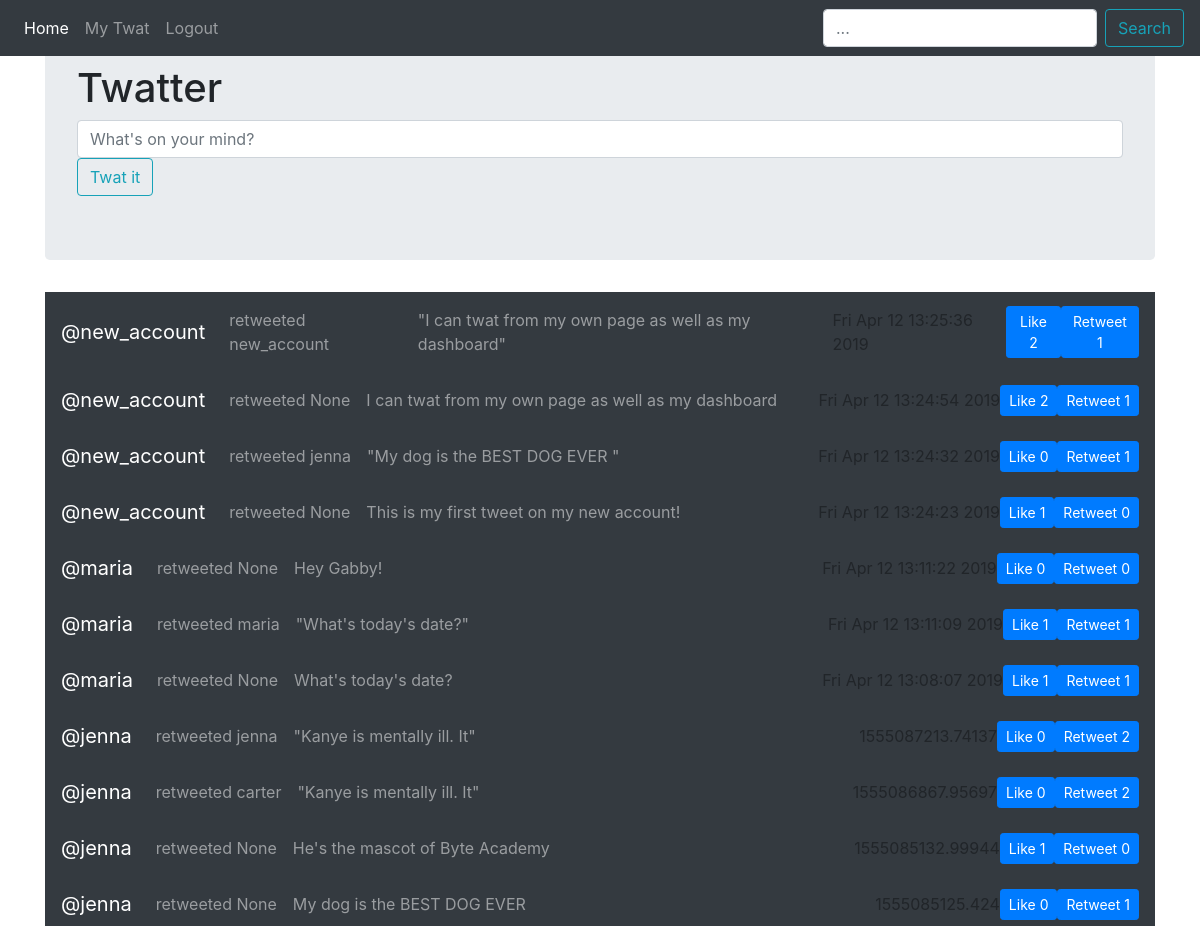
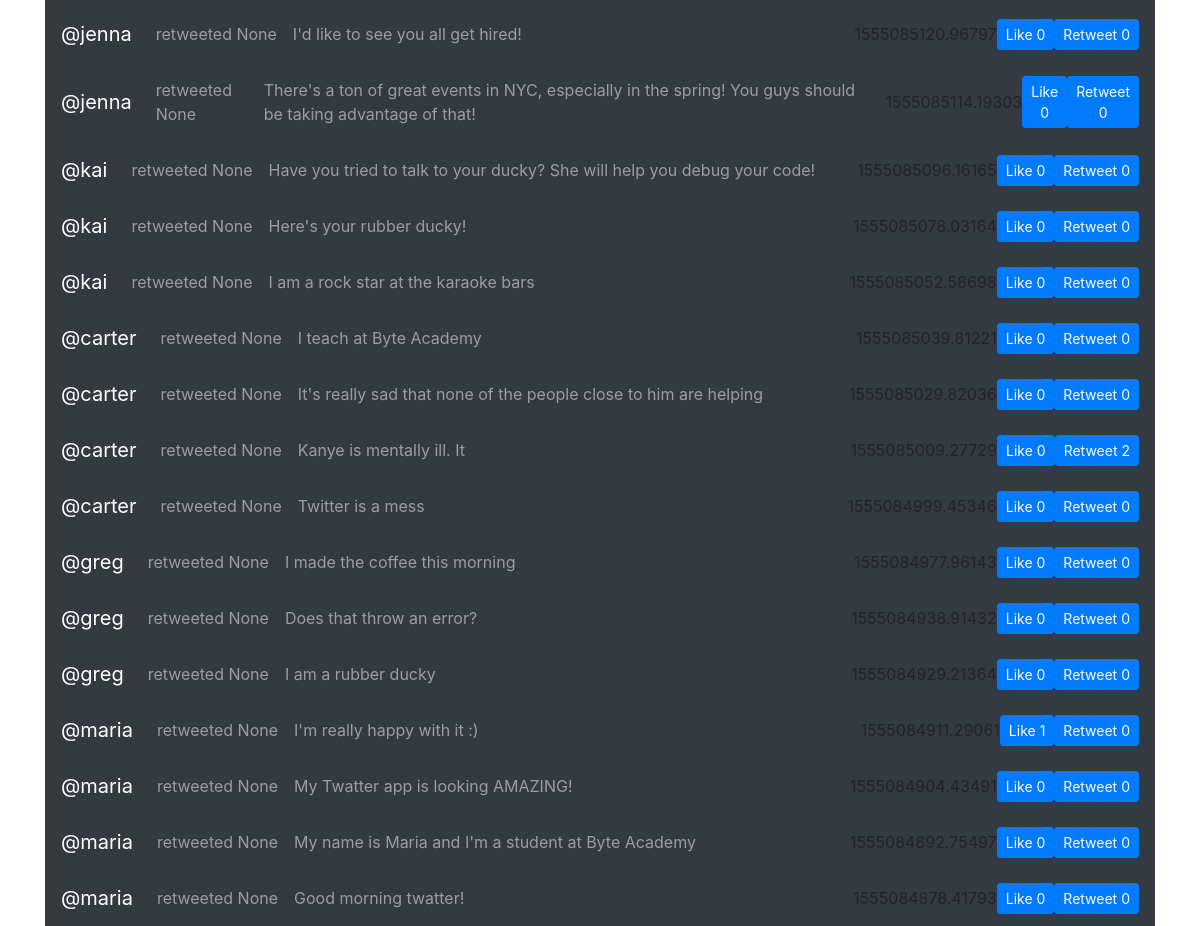
/dashboard, run on the app's committed database (2 pictures, top to bottom).
### tables this page shows
CREATE TABLE tweets(
    tweet_id INTEGER PRIMARY KEY,
    username VARCHAR,
    tweet VARCHAR,
    retweeted_from VARCHAR, 
    original_tweet_id INTEGER,
    original_poster INTEGER,
    time VARCHAR,
    likes INTEGER DEFAULT '0',
    retweets INTEGER DEFAULT '0',
    FOREIGN KEY (username) REFERENCES users(username)
    FOREIGN KEY (retweeted_from) REFERENCES users(username)
    FOREIGN KEY (original_poster) REFERENCES users(username)
    );

### run/src/controllers/private.py (the view, shortened to what this page needs)
@controller.route('/dashboard', methods=['GET','POST'])
def dashboard():
    t = Tweets()
    alltweets = t.alltweets()
    if request.method == 'GET':
        return render_template('dashboard.html', alltweets=alltweets)

### run/src/mappers/mapper.py (called while the page is built)
    def __enter__(self):
        return self

    def __exit__(self,type,value,traceback):
        if self.connection:
            if self.cursor:
                self.connection.commit()
                self.cursor.close()
            self.connection.close()

### run/src/models/model.py (called while the page is built)
    def alltweets(self):
        with Database() as db:
            db.cursor.execute('''SELECT * FROM tweets ORDER BY time DESC;''')
            alltweets = db.cursor.fetchall()
            return alltweets

### run/src/templates/dashboard.html (shortened to what this page needs)
<!doctype html>
<html lang="en">
  <head>
<link href="https://getbootstrap.com/docs/4.3/dist/css/bootstrap.min.css" rel="stylesheet">
    <link href="https://getbootstrap.com/docs/4.3/examples/navbar-fixed/navbar-top-fixed.css" rel="stylesheet">
  </head>
  <body>
    <nav class="navbar navbar-expand-md navbar-dark fixed-top bg-dark">
  <div class="collapse navbar-collapse" id="navbarCollapse">
    <ul class="navbar-nav mr-auto">
      <li class="nav-item active">
        <a class="nav-link" href="/dashboard">Home <span class="sr-only">(current)</span></a>
      </li>
      <li class="nav-item">
        <a class="nav-link" href="/user">My Twat</a>
      </li>
      <li class="nav-item">
        <a class="nav-link" href="/logout">Logout</a>
      </li>
    </ul>
    <form class="form-inline mt-2 mt-md-0">
      <input class="form-control mr-sm-2" type="text" placeholder="..." aria-label="Search">
      <button class="btn btn-outline-info my-2 my-sm-0" type="submit">Search</button>
    </form>
  </div>
</nav>
<div>
<main role="main" class="container">
  <div class="jumbotron">
    <h1>Twatter</h1>
            <form action="/dashboard" method="post">
                <input class="form-control mr-lg-2" name="tweet" placeholder="What's on your mind? {{ length }}" required autofocus>
                <button class="btn btn-outline-info mr-lg-2" type="submit">Twat it</button>
           </form>
           </div>
    {% for tweet in alltweets %}
    <link href="https://getbootstrap.com/docs/4.3/examples/navbars/navbar.css" rel="stylesheet">
  </head>
  <body>
<nav class="navbar navbar-expand-sm navbar-dark bg-dark">
  <a class="navbar-brand" href="/{{ tweet[1] }}">@{{ tweet[1] }}</a>
  <div class="collapse navbar-collapse" id="navbarsExample03">
    <ul class="navbar-nav mr-auto">
        {% if tweet[2] %}
      <a class="nav-link" href="/{{ tweet[3] }}"> retweeted {{ tweet [3] }}<span class="sr-only">(current)</span></a>
      {% endif %}
        <a class="nav-link" href="/{{ tweet[0] }}">{{ tweet[2] }} <span class="sr-only">(current)</span></a>
      </ul>
      <div>{{ tweet[6] }}</div>
      <form action="/dashboard" method="post">
      <div><button name="like" value="{{ tweet [0]}}" class="btn btn-sm btn-primary btn-block" type="submit">Like {{ tweet[7] }}</button></div>
    </form>
    <form action="/dashboard" method="post">
      <div><button name="retweet" value="{{ tweet[0] }}" class="btn btn-sm btn-primary btn-block" type="submit">Retweet {{ tweet[8] }}</button></div>
    </form>
  </div>
</nav>
     </html>
    {% endfor %}
      </body>
</html>

### data on the page
tweets: username "new_account", retweeted_from "new_account", tweet "\"I can twat from my own page as well as my dashboard\"", time "Fri Apr 12 13:25:36 2019", {{ tweet [0] }} 27 (drawn), likes "2", {{ tweet[0] }} 27 (drawn), retweets "1"
tweets: username "new_account", tweet "None", tweet "I can twat from my own page as well as my dashboard", time "Fri Apr 12 13:24:54 2019", {{ tweet [0] }} 26 (drawn), likes "2", {{ tweet[0] }} 26 (drawn), retweets "1"
tweets: username "new_account", retweeted_from "jenna", tweet "\"My dog is the BEST DOG EVER \"", time "Fri Apr 12 13:24:32 2019", {{ tweet [0] }} 25 (drawn), likes "0", {{ tweet[0] }} 25 (drawn), retweets "1"
tweets: username "new_account", tweet "None", tweet "This is my first tweet on my new account!", time "Fri Apr 12 13:24:23 2019", {{ tweet [0] }} 24 (drawn), likes "1", {{ tweet[0] }} 24 (drawn), retweets "0"
tweets: username "maria", tweet "None", tweet "Hey Gabby!", time "Fri Apr 12 13:11:22 2019", {{ tweet [0] }} 23 (drawn), likes "0", {{ tweet[0] }} 23 (drawn), retweets "0"
tweets: username "maria", retweeted_from "maria", tweet "\"What's today's date?\"", time "Fri Apr 12 13:11:09 2019", {{ tweet [0] }} 22 (drawn), likes "1", {{ tweet[0] }} 22 (drawn), retweets "1"
tweets: username "maria", tweet "None", tweet "What's today's date?", time "Fri Apr 12 13:08:07 2019", {{ tweet [0] }} 21 (drawn), likes "1", {{ tweet[0] }} 21 (drawn), retweets "1"
tweets: username "jenna", retweeted_from "jenna", tweet "\"Kanye is mentally ill. It\"", time "1555087213.74137", {{ tweet [0] }} 20 (drawn), likes "0", {{ tweet[0] }} 20 (drawn), retweets "2"
tweets: username "jenna", retweeted_from "carter", tweet "\"Kanye is mentally ill. It\"", time "1555086867.95697", {{ tweet [0] }} 19 (drawn), likes "0", {{ tweet[0] }} 19 (drawn), retweets "2"
tweets: username "jenna", tweet "None", tweet "He's the mascot of Byte Academy", time "1555085132.99944", {{ tweet [0] }} 18 (drawn), likes "1", {{ tweet[0] }} 18 (drawn), retweets "0"
tweets: username "jenna", tweet "None", tweet "My dog is the BEST DOG EVER", time "1555085125.424", {{ tweet [0] }} 17 (drawn), likes "0", {{ tweet[0] }} 17 (drawn), retweets "1"
tweets: username "jenna", tweet "None", tweet "I'd like to see you all get hired!", time "1555085120.96797", {{ tweet [0] }} 16 (drawn), likes "0", {{ tweet[0] }} 16 (drawn), retweets "0"
tweets: username "jenna", tweet "None", tweet "There's a ton of great events in NYC, especially in the spring! You guys should be taking advantage of that!", time "1555085114.19303", {{ tweet [0] }} 15 (drawn), likes "0", {{ tweet[0] }} 15 (drawn), retweets "0"
tweets: username "kai", tweet "None", tweet "Have you tried to talk to your ducky? She will help you debug your code!", time "1555085096.16165", {{ tweet [0] }} 14 (drawn), likes "0", {{ tweet[0] }} 14 (drawn), retweets "0"
tweets: username "kai", tweet "None", tweet "Here's your rubber ducky!", time "1555085078.03164", {{ tweet [0] }} 13 (drawn), likes "0", {{ tweet[0] }} 13 (drawn), retweets "0"
tweets: username "kai", tweet "None", tweet "I am a rock star at the karaoke bars", time "1555085052.58698", {{ tweet [0] }} 12 (drawn), likes "0", {{ tweet[0] }} 12 (drawn), retweets "0"
tweets: username "carter", tweet "None", tweet "I teach at Byte Academy", time "1555085039.81221", {{ tweet [0] }} 11 (drawn), likes "0", {{ tweet[0] }} 11 (drawn), retweets "0"
tweets: username "carter", tweet "None", tweet "It's really sad that none of the people close to him are helping", time "1555085029.82036", {{ tweet [0] }} 10 (drawn), likes "0", {{ tweet[0] }} 10 (drawn), retweets "0"
tweets: username "carter", tweet "None", tweet "Kanye is mentally ill. It", time "1555085009.27729", {{ tweet [0] }} 9 (drawn), likes "0", {{ tweet[0] }} 9 (drawn), retweets "2"
tweets: username "carter", tweet "None", tweet "Twitter is a mess", time "1555084999.45346", {{ tweet [0] }} 8 (drawn), likes "0", {{ tweet[0] }} 8 (drawn), retweets "0"
tweets: username "greg", tweet "None", tweet "I made the coffee this morning", time "1555084977.96143", {{ tweet [0] }} 7 (drawn), likes "0", {{ tweet[0] }} 7 (drawn), retweets "0"
tweets: username "greg", tweet "None", tweet "Does that throw an error?", time "1555084938.91432", {{ tweet [0] }} 6 (drawn), likes "0", {{ tweet[0] }} 6 (drawn), retweets "0"
tweets: username "greg", tweet "None", tweet "I am a rubber ducky", time "1555084929.21364", {{ tweet [0] }} 5 (drawn), likes "0", {{ tweet[0] }} 5 (drawn), retweets "0"
tweets: username "maria", tweet "None", tweet "I'm really happy with it :)", time "1555084911.29061", {{ tweet [0] }} 4 (drawn), likes "1", {{ tweet[0] }} 4 (drawn), retweets "0"
tweets: username "maria", tweet "None", tweet "My Twatter app is looking AMAZING!", time "1555084904.43491", {{ tweet [0] }} 3 (drawn), likes "0", {{ tweet[0] }} 3 (drawn), retweets "0"
tweets: username "maria", tweet "None", tweet "My name is Maria and I'm a student at Byte Academy", time "1555084892.75497", {{ tweet [0] }} 2 (drawn), likes "0", {{ tweet[0] }} 2 (drawn), retweets "0"
tweets: username "maria", tweet "None", tweet "Good morning twatter!", time "1555084878.41793", {{ tweet [0] }} 1 (drawn), likes "0", {{ tweet[0] }} 1 (drawn), retweets "0"
